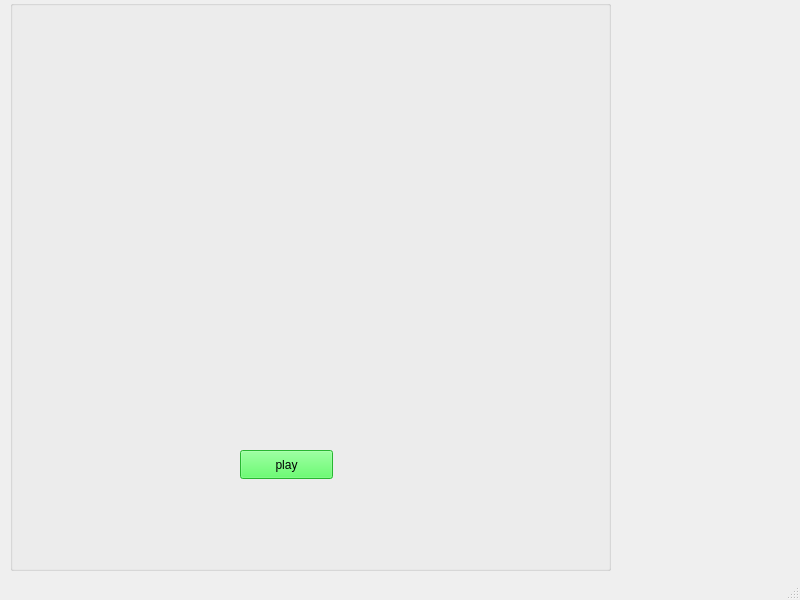
<?xml version="1.0" encoding="UTF-8"?>
<ui version="4.0">
 <class>page1</class>
 <widget class="QMainWindow" name="page1">
  <property name="geometry">
   <rect>
    <x>0</x>
    <y>0</y>
    <width>800</width>
    <height>600</height>
   </rect>
  </property>
  <property name="windowTitle">
   <string>page1</string>
  </property>
  <widget class="QWidget" name="centralwidget">
   <widget class="QGroupBox" name="groupBox">
    <property name="geometry">
     <rect>
      <x>10</x>
      <y>0</y>
      <width>601</width>
      <height>571</height>
     </rect>
    </property>
    <property name="styleSheet">
     <string notr="true">background-image: url(:/new/start_img/start.jpg);</string>
    </property>
    <property name="title">
     <string/>
    </property>
    <widget class="QPushButton" name="pushButton">
     <property name="geometry">
      <rect>
       <x>230</x>
       <y>450</y>
       <width>93</width>
       <height>29</height>
      </rect>
     </property>
     <property name="styleSheet">
      <string notr="true">background-color: rgb(56, 255, 69);
alternate-background-color: rgb(216, 224, 255);</string>
     </property>
     <property name="text">
      <string>play</string>
     </property>
    </widget>
   </widget>
  </widget>
  <widget class="QMenuBar" name="menubar">
   <property name="geometry">
    <rect>
     <x>0</x>
     <y>0</y>
     <width>800</width>
     <height>26</height>
    </rect>
   </property>
  </widget>
  <widget class="QStatusBar" name="statusbar"/>
 </widget>
 <resources/>
 <connections/>
</ui>
